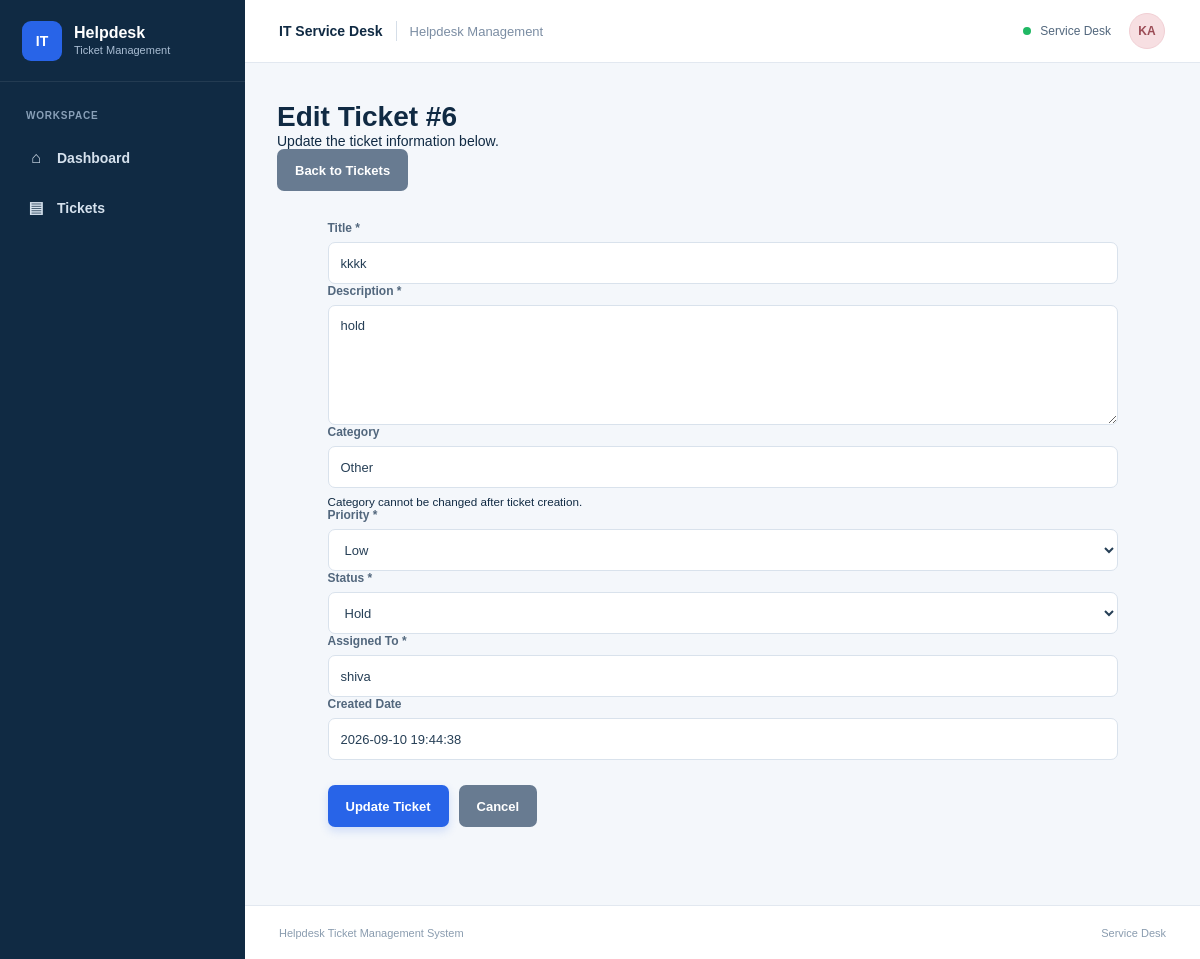
/tickets/6/edit (signed in), run on the app's committed database.
### tables this page shows
CREATE TABLE tickets (
                id INTEGER PRIMARY KEY AUTOINCREMENT,
                title TEXT NOT NULL,
                description TEXT NOT NULL,
                category TEXT NOT NULL,
                priority TEXT NOT NULL,
                status TEXT NOT NULL,
                created_date TEXT NOT NULL,
                assigned_to TEXT NOT NULL
            );

### app.py (the view, shortened to what this page needs)
@app.route("/tickets/<int:ticket_id>/edit", methods=["GET", "POST"])
def edit_ticket(ticket_id):
    if not session.get("logged_in"):
        return redirect(url_for("login"))
    try:
        ticket = get_ticket(ticket_id)
    except ValueError as error:
        flash(str(error), "danger")
        return redirect(url_for("tickets"))
    return render_template(
        "edit_ticket.html",
        ticket=ticket,
        priorities=PRIORITIES,
        statuses=STATUSES,
    )

### database/db.py (called while the page is built)
def get_connection():
    connection = sqlite3.connect(DATABASE_PATH)
    connection.row_factory = sqlite3.Row
    return connection

### services/ticket_service.py (called while the page is built)
def get_ticket(ticket_id):
    if not isinstance(ticket_id, int) or ticket_id <= 0:
        raise ValueError("Invalid ticket ID.")
    connection = get_connection()
    try:
        ticket = connection.execute(
            """
            SELECT *
            FROM tickets
            WHERE id = ?
            """,
            (ticket_id,),
        ).fetchone()
        if ticket is None:
            raise ValueError("Ticket not found.")
        return ticket
    finally:
        connection.close()

### templates/edit_ticket.html
{% extends "base.html" %}
{% block content %}
<div class="page-header">
    <div>
        <h1>Edit Ticket #{{ ticket["id"] }}</h1>
        <p class="subtitle">Update the ticket information below.</p>
    </div>
    <a href="{{ url_for('tickets') }}" class="btn btn-secondary">
        Back to Tickets
    </a>
</div>
<div class="form-card">
    <form method="POST">
        <div class="form-group">
            <label for="title">Title *</label>
            <input
                type="text"
                id="title"
                name="title"
                value="{{ ticket['title'] }}"
                required
            >
        </div>
        <div class="form-group">
            <label for="description">Description *</label>
            <textarea
                id="description"
                name="description"
                required
            >{{ ticket['description'] }}</textarea>
        </div>
        <div class="form-group">
            <label for="category">Category</label>
            <input
                type="text"
                id="category"
                value="{{ ticket['category'] }}"
                disabled
            >
            <small>
                Category cannot be changed after ticket creation.
            </small>
        </div>
        <div class="form-group">
            <label for="priority">Priority *</label>
            <select
                id="priority"
                name="priority"
                required
            >
                {% for priority in priorities %}
                    <option
                        value="{{ priority }}"
                        {% if ticket['priority'] == priority %}selected{% endif %}
                    >
                        {{ priority }}
                    </option>
                {% endfor %}
            </select>
        </div>
        <div class="form-group">
            <label for="status">Status *</label>
            <select
                id="status"
                name="status"
                required
            >
                {% for status in statuses %}
                    <option
                        value="{{ status }}"
                        {% if ticket['status'] == status %}selected{% endif %}
                    >
                        {{ status }}
                    </option>
                {% endfor %}
            </select>
        </div>
        <div class="form-group">
            <label for="assigned_to">Assigned To *</label>
            <input
                type="text"
                id="assigned_to"
                name="assigned_to"
                value="{{ ticket['assigned_to'] }}"
                required
            >
        </div>
        <div class="form-group">
            <label>Created Date</label>
            <input
                type="text"
                value="{{ ticket['created_date'] }}"
                disabled
            >
        </div>
        <div class="form-actions">
            <button
                type="submit"
                class="btn btn-primary"
            >
                Update Ticket
            </button>
            <a
                href="{{ url_for('tickets') }}"
                class="btn btn-secondary"
            >
                Cancel
            </a>
        </div>
    </form>
</div>
{% endblock %}

### static/css/style.css (style rules this page uses)
* { box-sizing: border-box; margin: 0; padding: 0; }
html, body { min-height: 100%; }
body { font-family: Arial, Helvetica, sans-serif; background: #f4f7fb; color: #102a43; font-size: 14px; }
a { text-decoration: none; color: inherit; }
button, input, select, textarea { font-family: inherit; }
.btn { min-height: 42px; padding: 0 18px; border: none; border-radius: 7px; display: inline-flex; align-items: center; justify-content: center; gap: 8px; font-size: 13px; font-weight: 700; cursor: pointer; transition: 0.2s ease; }
.btn-primary { background: #2864e8; color: #ffffff; box-shadow: 0 4px 10px rgba(40, 100, 232, 0.18); }
.btn-secondary { background: #687b91; color: #ffffff; }
.form-group { display: flex; flex-direction: column; gap: 7px; }
.form-group label { color: #52677d; font-size: 12px; font-weight: 700; }
.form-group input, .form-group select, .form-group textarea { width: 100%; min-height: 42px; padding: 0 12px; border: 1px solid #d9e2ec; border-radius: 7px; background: #ffffff; color: #263f56; font-size: 13px; outline: none; }
.form-group textarea { min-height: 120px; padding: 12px; resize: vertical; }
.form-card { max-width: 850px; margin: 0 auto; padding: 30px; }
.form-actions { display: flex; gap: 10px; margin-top: 25px; }

### data on the page
tickets: id "6", title "kkkk", description "hold", category "Other", priority "Low", status "Hold", assigned_to "shiva", created_date "2026-09-10 19:44:38"

### other printed values
{{ session.get("username", "U")[:2].upper() }} "KA"
